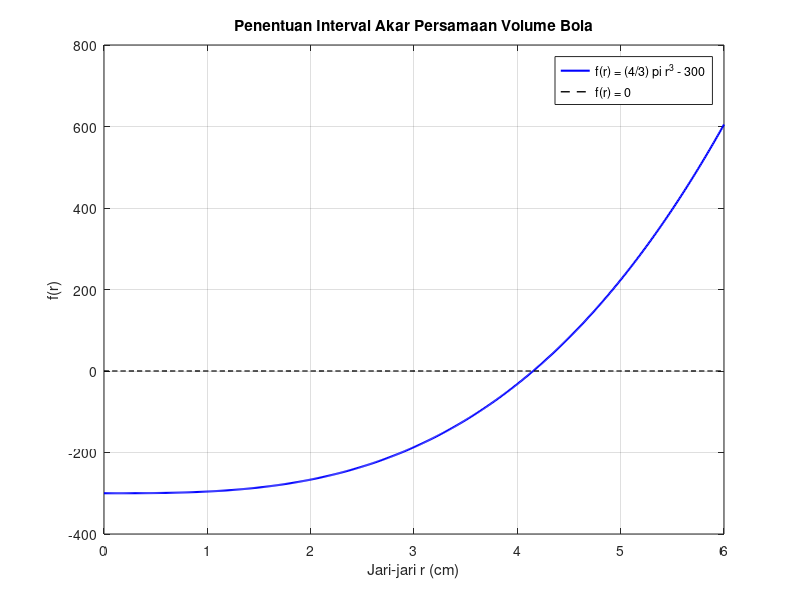

Source code (MATLAB):
clc;
clear;
close all;

%% 1. INPUT DAN PEMBENTUKAN FUNGSI

% Volume bola diketahui sebesar 300 cm^3.
% Penulisan cm^2 pada soal dianggap sebagai salah ketik satuan.
volumeBolaDiketahui = 300;

% Persamaan nonlinear:
% (4/3) * pi * r^3 = 300
% f(r) = (4/3) * pi * r^3 - 300
f = @(r) (4/3) * pi .* r.^3 - volumeBolaDiketahui;

fprintf('KASUS 3: PENCARIAN AKAR DENGAN BISEKSI\n\n');

%% 2. GRAFIK UNTUK MENENTUKAN INTERVAL AWAL

rGrafik = linspace(0, 6, 601);

figure;

plot(rGrafik, f(rGrafik), 'b-', 'LineWidth', 1.5);
hold on;

plot(rGrafik, zeros(size(rGrafik)), ...
    'k--', 'LineWidth', 1);

xlabel('Jari-jari r (cm)');
ylabel('f(r)');

title('Penentuan Interval Akar Persamaan Volume Bola');

legend('f(r) = (4/3) pi r^3 - 300', 'f(r) = 0', ...
    'Location', 'northeast');

grid on;

%% 3. PENENTUAN DAN PEMERIKSAAN INTERVAL AWAL

% Berdasarkan grafik, akar berada di antara 4 dan 5 cm.
a = 4;
b = 5;

fa = f(a);
fb = f(b);

fprintf('Interval awal = [%.2f, %.2f]\n', a, b);
fprintf('f(a) = %.10f\n', fa);
fprintf('f(b) = %.10f\n', fb);

if fa * fb >= 0
    error('Interval awal harus memiliki perubahan tanda.');
end

fprintf('Interval awal memenuhi syarat perubahan tanda.\n');

%% 4. PENGATURAN ITERASI

% Toleransi ini digunakan untuk batas galat jari-jari,
% bukan untuk residual persamaan.
toleransi = 1e-8;

maksIterasi = 1000;

% Kolom riwayat:
% 1 = nomor iterasi
% 2 = batas bawah a
% 3 = batas atas b
% 4 = titik tengah c
% 5 = nilai f(c)
% 6 = batas galat jari-jari
riwayat = zeros(maksIterasi, 6);

konvergen = false;

%% 5. PROSES ITERASI BISEKSI

for k = 1:maksIterasi

    % Menghitung titik tengah interval
    c = (a + b) / 2;

    % Menghitung nilai fungsi pada titik tengah
    fc = f(c);

    % Batas galat posisi titik tengah
    batasGalat = (b - a) / 2;

    % Menyimpan hasil iterasi
    riwayat(k, :) = ...
        [k, a, b, c, fc, batasGalat];

    % Memeriksa kriteria penghentian
    if batasGalat < toleransi || fc == 0
        konvergen = true;
        break;
    end

    % Memilih separuh interval yang memiliki perubahan tanda
    if fa * fc < 0
        b = c;
        fb = fc;
    else
        a = c;
        fa = fc;
    end
end

if ~konvergen
    error('Biseksi belum mencapai toleransi sampai batas iterasi.');
end

%% 6. MENAMPILKAN RIWAYAT ITERASI

% Hanya mengambil baris yang digunakan
riwayat = riwayat(1:k, :);

fprintf('\nRIWAYAT ITERASI BISEKSI\n\n');

fprintf('%4s %15s %15s %15s %16s %16s\n', ...
    'Iter', 'a', 'b', 'c', 'f(c)', 'Batas galat');

for j = 1:k
    fprintf('%4d %15.10f %15.10f %15.10f %16.6e %16.6e\n', ...
        riwayat(j, 1), ...
        riwayat(j, 2), ...
        riwayat(j, 3), ...
        riwayat(j, 4), ...
        riwayat(j, 5), ...
        riwayat(j, 6));
end

%% 7. PERHITUNGAN JARI-JARI, TINGGI, DAN VOLUME

% Hasil pendekatan jari-jari
r = c;

% Bola tepat berada di dalam tabung:
% jari-jari tabung = jari-jari bola
% tinggi tabung = diameter bola
tinggiTabung = 2 * r;

volumeBola = (4/3) * pi * r^3;

volumeTabung = pi * r^2 * tinggiTabung;

volumeLuarBola = volumeTabung - volumeBola;

%% 8. MENAMPILKAN HASIL AKHIR

fprintf('\nHASIL AKHIR\n\n');

fprintf('Jari-jari bola = %.10f cm\n', r);
fprintf('Jari-jari tabung = %.10f cm\n', r);

fprintf('Tinggi tabung = %.10f cm\n', tinggiTabung);

fprintf('\nVolume bola = %.10f cm^3\n', volumeBola);

fprintf('Volume tabung = %.10f cm^3\n', volumeTabung);

fprintf('Volume tabung di luar bola = %.10f cm^3\n', ...
    volumeLuarBola);

fprintf('\nJumlah iterasi = %d\n', k);

fprintf('Batas galat jari-jari = %.12e cm\n', ...
    batasGalat);

fprintf('Residual persamaan = %.12e\n', abs(f(r)));

%% 9. VALIDASI MENGGUNAKAN PERBANDINGAN VOLUME

% V_tabung = (3/2) * V_bola
% V_luar = (1/2) * V_bola
volumeTabungPembanding = (3/2) * volumeBolaDiketahui;

volumeLuarPembanding = (1/2) * volumeBolaDiketahui;

fprintf('\nVALIDASI HASIL\n\n');

fprintf('Volume tabung berdasarkan perbandingan = %.2f cm^3\n', ...
    volumeTabungPembanding);

fprintf('Volume luar berdasarkan perbandingan = %.2f cm^3\n', ...
    volumeLuarPembanding);

fprintf('Selisih volume tabung = %.12e cm^3\n', ...
    abs(volumeTabung - volumeTabungPembanding));

fprintf('Selisih volume luar = %.12e cm^3\n', ...
    abs(volumeLuarBola - volumeLuarPembanding));
